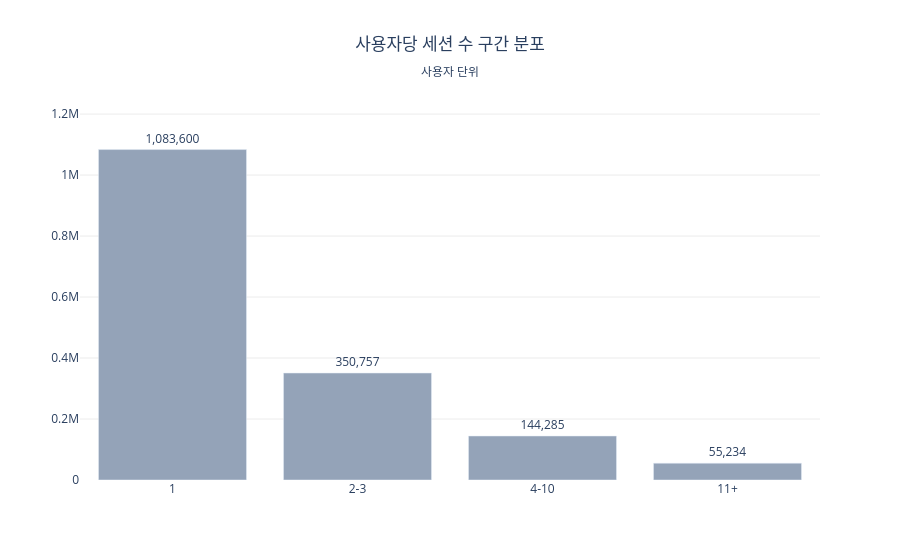

The notebook cell saved with this chart:
### Code cell
y = user_session_count_dist['사용자수']
fig = go.Figure(go.Bar(
    x=user_session_count_dist['구간'], y=y, marker_color='#94A3B8',
    text=y.map(lambda v: f"{v:,}"), textposition='outside',
))
fig.update_layout(
    title=dict(text='사용자당 세션 수 구간 분포<br><sub>사용자 단위</sub>', x=0.5, xanchor='center'),
    plot_bgcolor='white', yaxis=dict(gridcolor='#ececec', range=[0, y.max() * 1.15]),
)
fig.show()

### Figure 1 — Plotly figure (JSON) as saved in the notebook; plotly's stock layout.template omitted (floating-point values rounded to 4 significant figures)
{"data": [{"marker": {"color": "#94A3B8"}, "text": ["1,083,600", "350,757", "144,285", "55,234"], "textposition": "outside", "type": "bar", "x": ["1", "2-3", "4-10", "11+"], "y": [1083600, 350757, 144285, 55234]}], "layout": {"plot_bgcolor": "white", "title": {"text": "사용자당 세션 수 구간 분포<br><sub>사용자 단위</sub>", "x": 0.5, "xanchor": "center"}, "yaxis": {"gridcolor": "#ececec", "range": [0, 1246140]}}}
